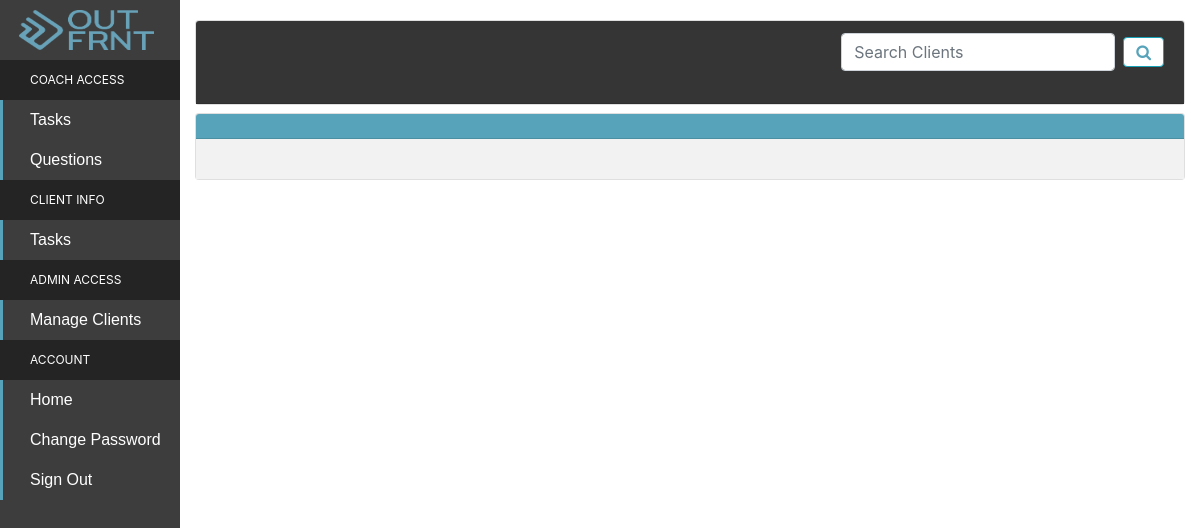
The page /view-client-tasks/ (signed in) on the database as committed earlier.
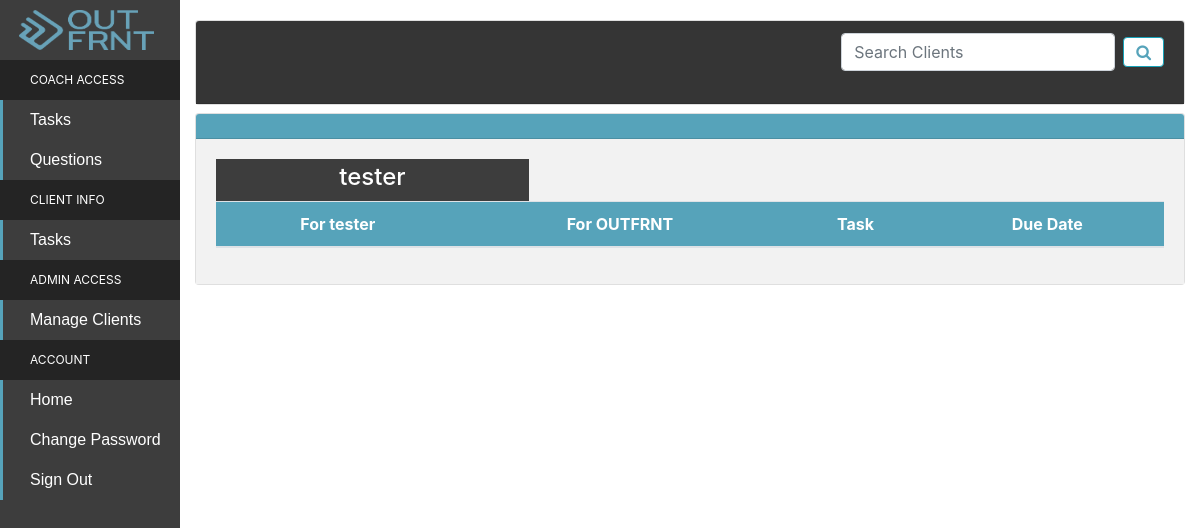
The same page on the database as committed later.
### accounts/models.py (models this page shows, shortened)
class User(AbstractBaseUser, PermissionsMixin):
    email = models.EmailField(verbose_name = ('email'), max_length = 60, unique = True)
    username = models.CharField(max_length = 30, unique = True)
    date_joined = models.DateTimeField(verbose_name = 'date joined', auto_now_add = True)
    last_login = models.DateTimeField(verbose_name = 'last login',auto_now = True)
    is_staff = models.BooleanField(default=False)
    is_admin = models.BooleanField(default = False)
    is_superuser = models.BooleanField(default = False)
    is_coach = models.BooleanField(default = False)
    is_client = models.BooleanField(default = False)
    is_newclient = models.BooleanField(default = False)
    is_prospect = models.BooleanField(default = True)
    objects = UserManager()
    completed_P1 = models.BooleanField(default = False)
    completed_P2 = models.BooleanField(default = False)
    completed_P3 = models.BooleanField(default = False)
    completed_P4 = models.BooleanField(default = False)
    completed_P5 = models.BooleanField(default = False)
    completed_P6 = models.BooleanField(default = False)
    categories_answered = models.IntegerField(default = 0)
    USERNAME_FIELD = 'email'
    REQUIRED_FIELDS = ['username']

### calendarapp/views.py (the view)
# urls.py: path('view-client-tasks/', views.view_client_tasks, name ='view-tasks'),
@login_required(login_url = '/signin/')
def view_client_tasks(request):
    if request.user.is_coach:
        clients = User.objects.all()
        tasks = Event.objects.all()
        if 'search-key' in request.GET:
            search = request.GET['search-key']
            variables = {
                'users': User.objects.filter(username = search),
                'tasks':tasks
            }
            return render(request,'coach/viewclienttasks.html', variables)
        else:
            variables = {
            'users': clients,
            'tasks':tasks,
            }
        return render(request,'coach/viewclienttasks.html', variables)
    else:
        return home(request)

### calendarapp/models.py (called while the page is built)
    @property
    def is_due(self):
        return datetime.now() > self.end_time

### templates/coach/viewclienttasks.html (shortened to what this page needs)
{% extends 'coachsidebar.html'%}
{% load static %}
{% block content %}
<link rel = "stylesheet" type="text/css" href="https://maxcdn.bootstrapcdn.com/font-awesome/4.7.0/css/font-awesome.min.css" />
<div class = "card">
    <h5 class="card-header" >
        <div style = "float:right;" >
            <form class = "form-inline">
            <input  class = "form-control mr-sm-2" name = "search-key" type = "search" placeholder = "Search Clients" aria-label = "Search">
            <button style = "background:white" class = "btn btn-info right" type = "submit"><i style = "color:#56a3ba" class = "fa fa-search" aria-hidden = "true"></i></button>
            </form>
        </div>
    </h5>
</div>
<div>
<div>
    <div class = "card">
        <h5 class = "card-header" style = "background:#56a3ba"></h5>
        <div class = "card-body">
        <p class = "card-text">
            {% for user in users %}
            {% if user.is_client %}
            <table class="table table-hover">
            <thead>
                <tr>
                    <th class = "row-header" scope = "col"> For {{user.username}} </th>
                    <th class = "row-header" scope = "col"> For OUTFRNT </th>
                    <th class = "row-header" scope = "col"> Task</th>
                    <th class = "row-header" scope = "col"> Due Date </th>
                </tr>
            </thead>
            <tbody>
                <div class = "client-header">
                    <h4> {{ user.username }} </h4>
                </div>
                {% endif %}
                {% endfor %}
            </tbody>
        </p>
    </div>
</div>
{% endblock %}

Rows that differ between the two databases and show on the page:
added User: username "tester"
